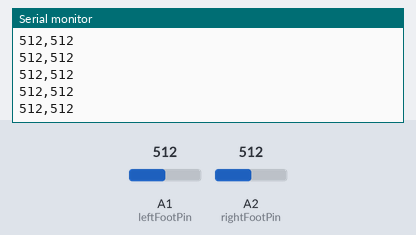
Simulated run of this sketch. Board: Arduino Uno, built with avr-gcc and run on an emulated ATmega328P. Parts: the last lines printed to the serial monitor. The test bench sets the inputs (shaded band); at power-on: A1 (leftFootPin) = 512, A2 (rightFootPin) = 512.

Above: at 1.2 s.
1.3 s: A1 (leftFootPin) set to 987
At 2.2 s:
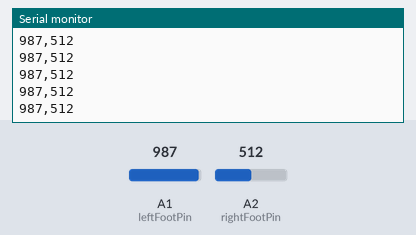
2.8 s: A1 (leftFootPin) set to 1006
At 3.8 s:
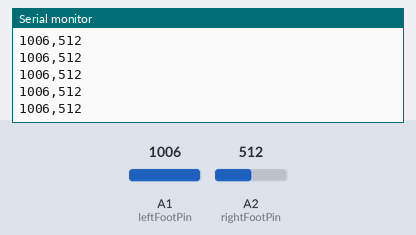
Timing chart, 0 to 5.8 s (numbered marks = the images above; inputs shaded):
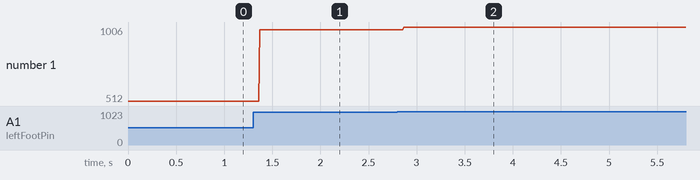

The sketch:

analog_pins_to_serial.ino
```cpp
int leftFootPin = 1;
int rightFootPin = 2;
int leftVal = 0;
int rightVal = 0;

void setup() {
  Serial.begin(9600);
}

void loop() {
  leftVal = analogRead(leftFootPin);
  rightVal = analogRead(rightFootPin);
  Serial.print(leftVal);
  Serial.print(",");
  Serial.print(rightVal);
  Serial.println();
  delay(5);
}
```

Measured:
- after the input at 1.3 s, the serial monitor: prints a new line after 0.07 s (image 1)
- after the input at 2.8 s, the serial monitor: prints a new line after 0.06 s (image 2)
- plotted number 1: 512 → 987 after the input at 1.3 s, 987 → 1006 after the input at 2.8 s
